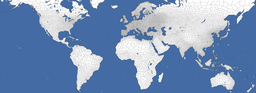
#> input picture versio_2/world_map.bmp, 256 x 93 px, shrunk from 5632 x 2048 before the run
$ python main.py
#> lines starting #> are read from the running program, lines starting #| are printed output that depends on the picture
### versio_2/functions.py
from constants import *


def check(pixels, width, height, i, j, new_color):
    recursions = 0

    old_color = new_color

    if (0 <= i <= width - 1 and 0 <= j <= height - 1) and (pixels[i, j] != old_color and pixels[i, j] != WATER_BLUE and
                                                           pixels[i, j] != BLACK) and pixels[i, j] == WHITE:
        new_color = color_function()
        fill(pixels, i, j, new_color, width, height, recursions)


def fill(pixels, i, j, new_color, width, height, recursions):
    recursions += 1

    pixels[i, j] = new_color

    if recursions > 1900:
        return

    if (0 <= i+1 <= width - 1 and 0 <= j <= height - 1) and \
            (pixels[i+1, j] != new_color and pixels[i+1, j] != WATER_BLUE and pixels[i+1, j] != BLACK):
        fill(pixels, i + 1, j, new_color, width, height, recursions)
    if (0 <= i-1 <= width - 1 and 0 <= j <= height - 1) and \
            (pixels[i-1, j] != new_color and pixels[i-1, j] != WATER_BLUE and pixels[i-1, j] != BLACK):
        fill(pixels, i - 1, j, new_color, width, height, recursions)
    if (0 <= i <= width - 1 and 0 <= j+1 <= height - 1) and \
            (pixels[i, j+1] != new_color and pixels[i, j+1] != WATER_BLUE and pixels[i, j+1] != BLACK):
        fill(pixels, i, j + 1, new_color, width, height, recursions)
    if (0 <= i <= width - 1 and 0 <= j-1 <= height - 1) and \
            (pixels[i, j-1] != new_color and pixels[i, j-1] != WATER_BLUE and pixels[i, j-1] != BLACK):
        fill(pixels, i, j - 1, new_color, width, height, recursions)


class ColorStructure:
    red = 0
    green = 20
    blue = 10


def color_function():
    ColorStructure.red += 20
    if ColorStructure.red >= 255:
        ColorStructure.red = 0
        ColorStructure.green += 10
    if ColorStructure.green >= 255:
        ColorStructure.green = 0
        ColorStructure.blue += 1
    new_color = (ColorStructure.red, ColorStructure.green, ColorStructure.blue)
    print(new_color)
    return new_color

### versio_2/main.py
from PIL import Image
from functions import *
import sys

sys.setrecursionlimit(10 ** 8)

with Image.open("world_map.bmp", "r") as infile:
#> infile is the input picture: PIL image 256x93 RGB; mean R, G, B 122.8, 147.9, 184
    height = infile.height
#> height = 93
    width = infile.width
#> width = 256
    pixels = infile.load()

    new_color = (ColorStructure.red, ColorStructure.green, ColorStructure.blue)

    for i in range(0, width, 1):
        for j in range(0, height, 1):
            # print(i, j)
            check(pixels, width, height, i, j, new_color)

    infile.save('colored_world_map.bmp')
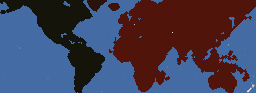
#> saved as colored_world_map.bmp: PIL image 256x93 RGB; mean R, G, B 65.7, 63.7, 86.6
